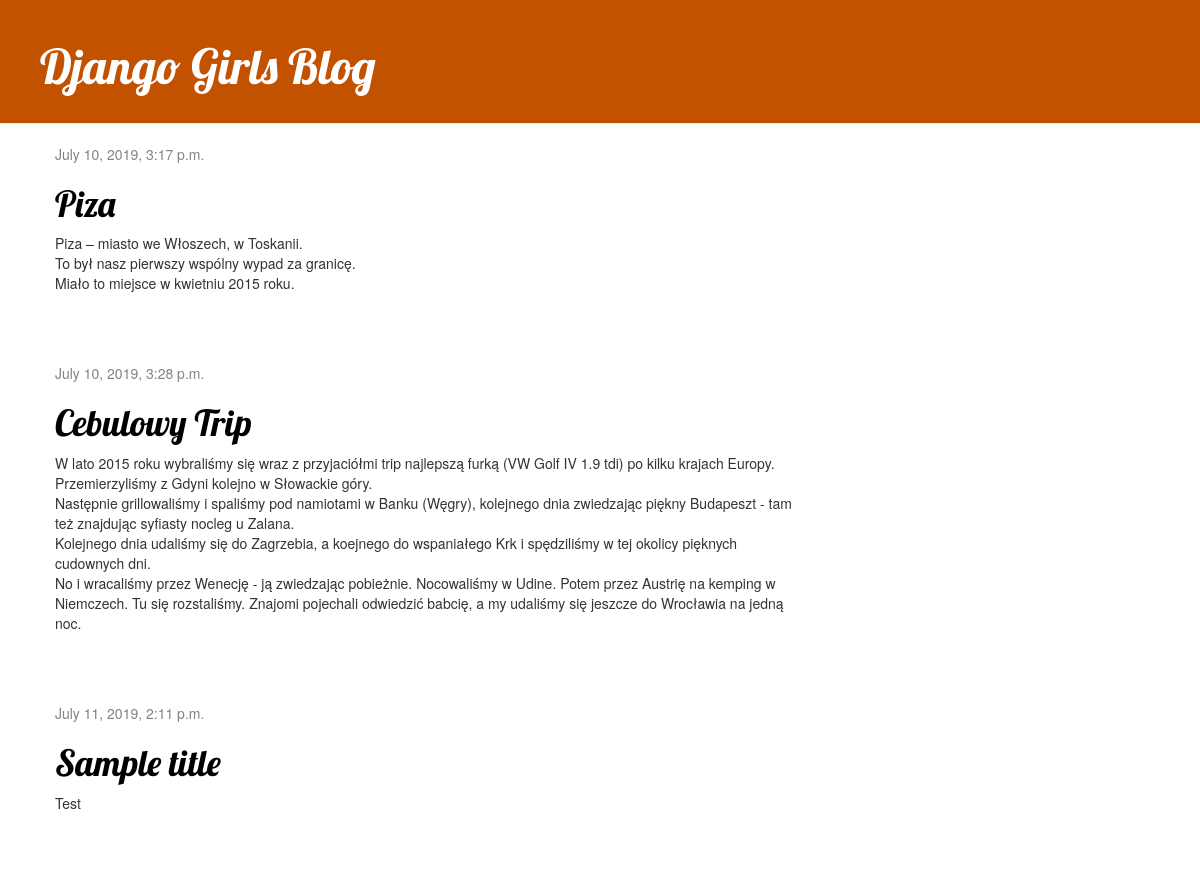
Before: / with the older database file.
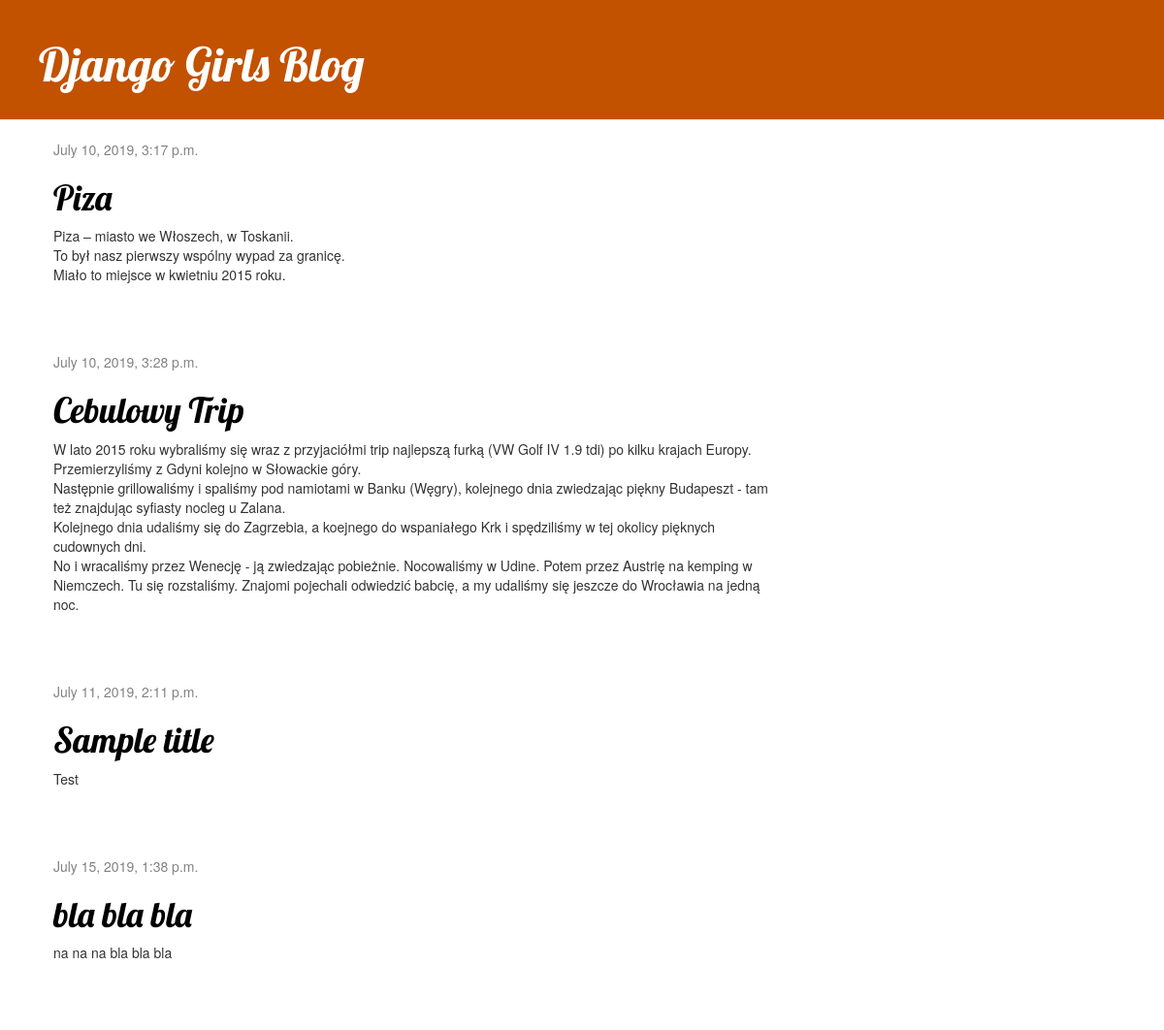
After: the same page with the newer database file.
### blog/models.py (models this page shows, shortened)
class Post(models.Model):
    author = models.ForeignKey('auth.User', on_delete=models.CASCADE)
    title = models.CharField(max_length=200)
    text = models.TextField()
    created_date = models.DateTimeField(
            default=timezone.now)
    published_date = models.DateTimeField(
            blank=True, null=True)

### blog/views.py (the view)
# urls.py: path('', views.post_list, name='post_list'),
def post_list(request):
	posts = Post.objects.filter(published_date__lte=timezone.now()).order_by('published_date')
	return render(request, 'blog/post_list.html', {'posts':posts})

### blog/templates/blog/post_list.html
{% extends 'blog/base.html' %}
{% block content %}
    {% for post in posts %}
        <div class="post">
            <div class="date">
                {{ post.published_date }}
            </div>
            <h1><a href="{% url 'post_detail' pk=post.pk %}">{{ post.title }}</a></h1>
            <p>{{ post.text|linebreaksbr }}</p>
        </div>
    {% endfor %}
{% endblock %}

### blog/templates/blog/base.html (shortened to what this page needs)
{% load static %}
<html>
    <head>
        <link rel="stylesheet" href="//maxcdn.bootstrapcdn.com/bootstrap/3.2.0/css/bootstrap.min.css">
        <link rel="stylesheet" href="//maxcdn.bootstrapcdn.com/bootstrap/3.2.0/css/bootstrap-theme.min.css">
        <link rel="stylesheet" href="{% static 'css/blog.css' %}">
    </head>
    <body>
        <div class="page-header">
        <h1><a href="/">Django Girls Blog</a></h1>
    </div>
    <div class="content container">
        <div class="row">
            <div class="col-md-8">
            {% block content %}
            {% endblock %}
            </div>
        </div>
    </div>
    </body>
</html>

### blog/static/css/blog.css (style rules this page uses)
h1 a, h2 a { color: #C25100; font-family: 'Lobster'; }
.page-header { background-color: #C25100; margin-top: 0; padding: 20px 20px 20px 40px; }
.page-header h1, .page-header h1 a, .page-header h1 a:visited, .page-header h1 a:active { color: #ffffff; font-size: 36pt; text-decoration: none; }
.content { margin-left: 40px; }
h1, h2, h3, h4 { font-family: 'Lobster', cursive; }
.date { color: #828282; }
.post { margin-bottom: 70px; }
.post h1 a, .post h1 a:visited { color: #000000; }

Changed rows visible on the page:
added Post: published_date "July 15, 2019, 1:38 p.m.", title "bla bla bla", text "na na na bla bla bla"
